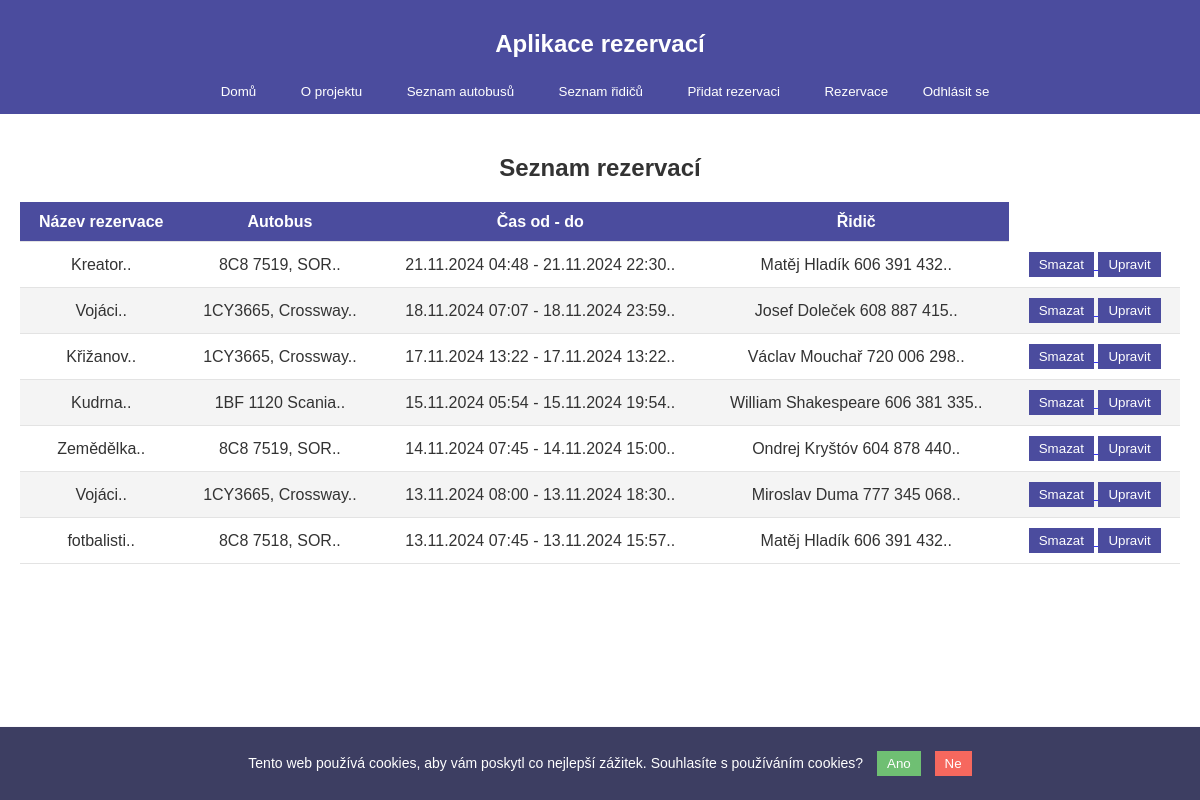
The app's page /depo/reservations/ (signed in), older data.
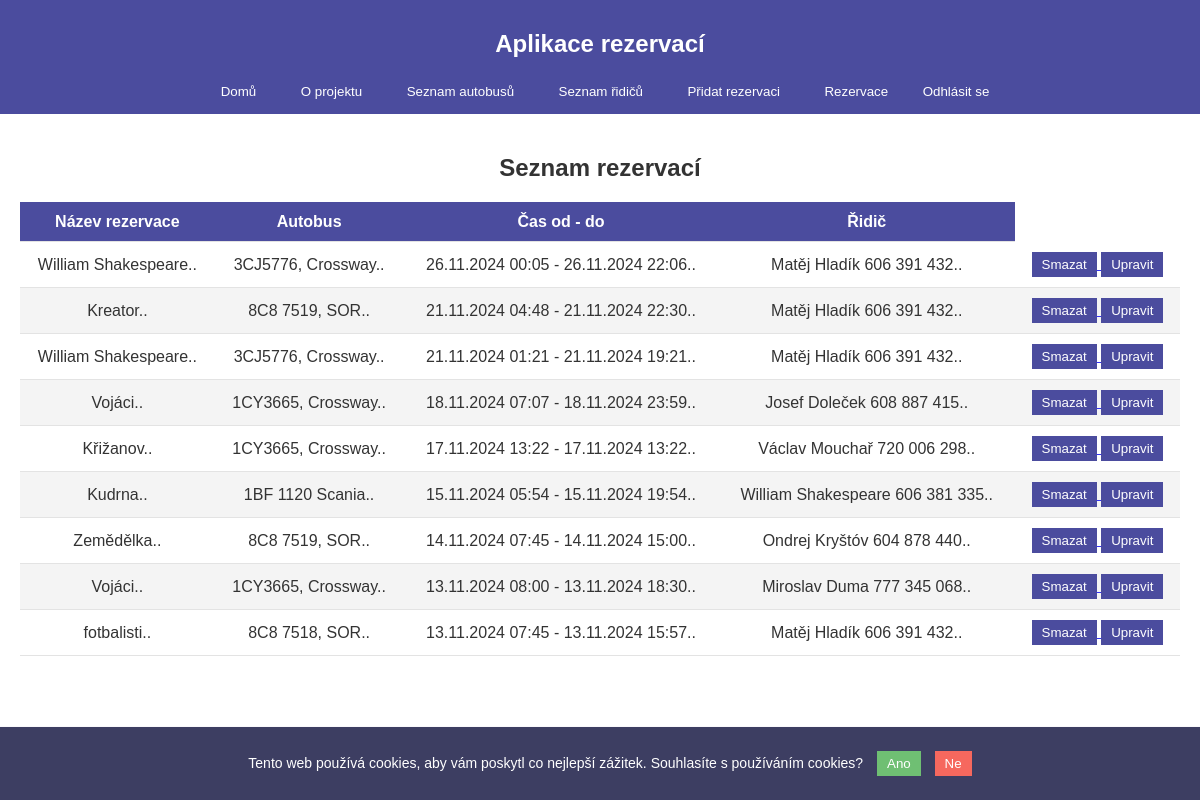
The same page, newer data.
### depo/models.py (models this page shows, shortened)
class Reservation(models.Model):
    name = models.CharField(max_length=100)  # pro koho se jede
    start_time = models.DateTimeField()  # kdy se začíná
    end_time = models.DateTimeField()    # kdy končí
    bus = models.ForeignKey(Bus, on_delete=models.CASCADE)
    driver = models.ForeignKey(Driver, on_delete=models.CASCADE)

class Bus(models.Model):
    name = models.CharField(max_length=100)
    seats = models.CharField(max_length=10)  # např. "45+1"
    is_ready = models.BooleanField(default=True)  # indikace dostupnosti autobusu

class Driver(models.Model):
    name = models.CharField(max_length=100)
    last_rest_day = models.DateField(default=timezone.now)  # poslední den volna
    is_on_rest = models.BooleanField(default=False)  # Indikace, zda je řidič na volnu
    phone = models.CharField(max_length=15, blank=True, null=True)

### depo/views.py (the view)
# urls.py: path('reservations/', views.reservation_list, name='reservation_list'),
@login_required
def reservation_list(request):
    reservations = Reservation.objects.all().order_by('-start_time')
    return render(request, 'depo/reservation_list.html', {'reservations': reservations})

### depo/context_processors.py (called while the page is built)
def project_version(request):
    return {
        'project_version': settings.PROJECT_VERSION
    }

### depo/templates/depo/reservation_list.html
{% extends "depo/home.html" %}
{% block content %}
<section>
    <h2 style="text-align: center;">Seznam rezervací</h2>
    <table>
        <thead>
            <tr>
                <th>Název rezervace</th>
                <th>Autobus</th>
                <th>Čas od - do</th>
                <th>Řidič</th>
            </tr>
        </thead>
        <tbody>
            {% for reservation in reservations %}
            <tr>
                <td>{{  reservation.name }}..</td>
                <td>{{  reservation.bus.name }}..</td>
                <td>{{  reservation.start_time|date:"d.m.Y H:i"  }} - {{  reservation.end_time|date:"d.m.Y H:i"  }}..</td>
                <td>{{  reservation.driver.name }}.. </td>
                <td>
                    <a href="{% url 'depo:delete_reservation' reservation.id %}" onclick="return confirm('Opravdu chcete tuto rezervaci smazat?');">
                        <button type="button">Smazat</button>
                    </a>
                    <a href="{% url 'depo:update_reservation' reservation.id %}">
                        <button type="button">Upravit</button>
                    </a>
                </td>
            </tr>
            {% endfor %}
        </tbody>
    </table>
</section>
{% endblock %}

Row changes from the older to the newer data that the page shows:
added Reservation: name "William Shakespeare", bus.name "3CJ5776, Crossway", start_time "26.11.2024 00:05", end_time "26.11.2024 22:06", driver.name "Matěj Hladík 606 391 432"
added Reservation: name "William Shakespeare", bus.name "3CJ5776, Crossway", start_time "21.11.2024 01:21", end_time "21.11.2024 19:21", driver.name "Matěj Hladík 606 391 432"
